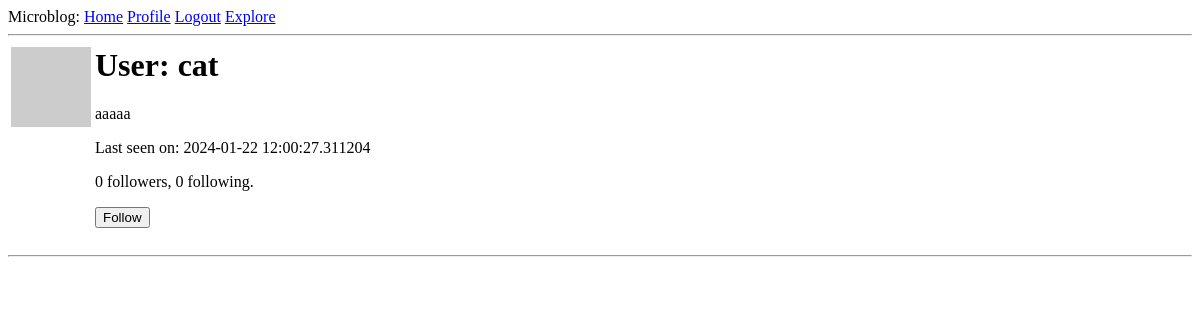
The app's page /user/cat (signed in), older data.
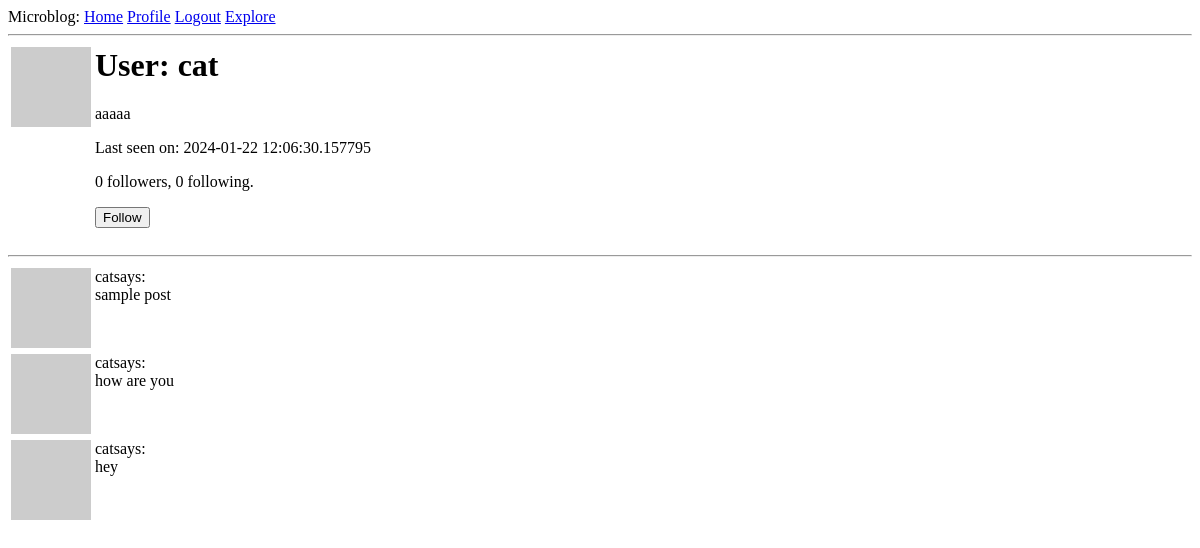
The same page, newer data.
### app/models.py (models this page shows, shortened)
class User(UserMixin, db.Model):
    id: so.Mapped[int] = so.mapped_column(primary_key=True)
    username: so.Mapped[str] = so.mapped_column(sa.String(64), index=True, unique=True)
    email: so.Mapped[str] = so.mapped_column(sa.String(120), index=True, unique=True)
    password_hash: so.Mapped[Optional[str]] = so.mapped_column(sa.String(256))
    posts: so.WriteOnlyMapped["Post"] = so.relationship(back_populates="author")
    about_me: so.Mapped[Optional[str]] = so.mapped_column(sa.String(140))
    last_seen: so.Mapped[Optional[datetime]] = so.mapped_column(
        default=lambda: datetime.now(timezone.utc)
    )
    following: so.WriteOnlyMapped["User"] = so.relationship(
        secondary=followers,
        primaryjoin=(followers.c.follower_id == id),
        secondaryjoin=(followers.c.followed_id == id),
        back_populates="followers",
    )
    followers: so.WriteOnlyMapped["User"] = so.relationship(
        secondary=followers,
        primaryjoin=(followers.c.followed_id == id),
        secondaryjoin=(followers.c.follower_id == id),
        back_populates="following",
    )
    def avatar(self, size):
        digest = md5(self.email.lower().encode("utf-8")).hexdigest()
        return f"https://www.gravatar.com/avatar/{digest}?d=identicon&s={size}"
    def is_following(self, user):
        query = self.following.select().where(User.id == user.id)
        return db.session.scalar(query) is not None
    def followers_count(self):
        query = sa.select(sa.func.count()).select_from(
            self.followers.select().subquery()
        )
        return db.session.scalar(query)
    def following_count(self):
        query = sa.select(sa.func.count()).select_from(
            self.following.select().subquery()
        )
        return db.session.scalar(query)

class Post(db.Model):
    id: so.Mapped[int] = so.mapped_column(primary_key=True)
    body: so.Mapped[str] = so.mapped_column(sa.String(140))
    timestamp: so.Mapped[datetime] = so.mapped_column(
        index=True, default=lambda: datetime.now(timezone.utc)
    )
    user_id: so.Mapped[int] = so.mapped_column(sa.ForeignKey(User.id), index=True)
    author: so.Mapped[User] = so.relationship(back_populates="posts")

### app/routes.py (the view)
@app.route("/user/<username>")
@login_required
def user(username):
    user = db.first_or_404(sa.select(User).where(User.username == username))
    page = request.args.get("page", 1, type=int)
    query = user.posts.select().order_by(Post.timestamp.desc())
    posts = db.paginate(
        query, page=page, per_page=app.config["POSTS_PER_PAGE"], error_out=False
    )
    next_url = (
        url_for("user", username=user.username, page=posts.next_num)
        if posts.has_next
        else None
    )
    prev_url = (
        url_for("user", username=user.username, page=posts.prev_num)
        if posts.has_prev
        else None
    )
    form = EmptyForm()
    return render_template(
        "user.html",
        user=user,
        posts=posts.items,
        form=form,
        next_url=next_url,
        prev_url=prev_url,
    )

### app/forms.py
class EmptyForm(FlaskForm):
    submit = SubmitField("Submit")

### app/models.py (called while the page is built)
@login.user_loader
def load_user(id):
    return db.session.get(User, int(id))

### app/routes.py (called while the page is built)
@app.before_request
def before_request():
    if current_user.is_authenticated:
        current_user.last_seen = datetime.now(timezone.utc)
        db.session.commit()

### app/templates/user.html (shortened to what this page needs)
{% extends "base.html" %} {% block content %}
<table>
  <tr valign="top">
    <td><img src="{{ user.avatar(128) }}" /></td>
    <td><h1>User: {{ user.username }}</h1>
    {%if user.about_me%}<p>{{user.about_me}}</p>{%endif%}
    {%if user.last_seen%}<p>Last seen on: {{user.last_seen}}</p>{%endif%}
    <p>{{ user.followers_count() }} followers, {{ user.following_count() }} following.</p>
    {% if user ==current_user%}
    <p><a href="{{url_for('edit_profile')}}">Edit profole</a></p>
    {%elif not current_user.is_following(user)%}
    <p>
      <form action="{{url_for('follow' , username = user.username)}}" method="post">
      {{form.submit(value='Follow')}}
      </form>
    </p>
    {%endif%}
    </td>
  </tr>
</table>
<hr />
{% for post in posts %} {%include '_post.html'%} {% endfor %}
 {% endblock %}

### app/templates/_post.html
<table>
  <tr valign="top">
    <td><img src="{{post.author.avatar(36)}}" /></td>
    <td>{{post.author.username}}says: <br />{{post.body}}</td>
  </tr>
</table>

Row changes from the older to the newer data that the page shows:
changed User "cat": last_seen "2024-01-22 12:00:27.311204" → "2024-01-22 12:06:30.157795"
added Post: author.username "cat", body "sample post"
added Post: author.username "cat", body "how are you"
added Post: author.username "cat", body "hey"
